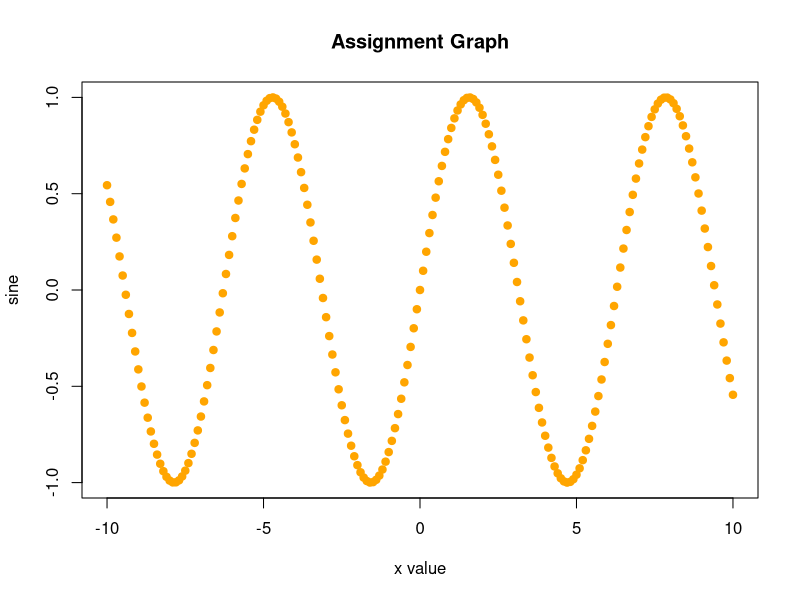

The R script that drew this image:
# 1.       Create a vector called x with a sequence of numbers from -10 to 10 incrementing by 0.1. 
# Create another vector called y which computes the sine (which is a trigonometric function; the syntax is sin()) of the values of x. 
# Create a plot of x and y. Use pch value of 19, add labels to the x and y axis – “x value” and “sine”, add the title “Assignment Graph”. Plot the points in color orange.

x <- seq(-10,10,by=0.1)  #vector called x with a sequence of numbers from -10 to 10 incrementing by 0.1
y <- sin(x)  # Created another vector called y which computes the sine, which is a trigonometric function of the values of x
plot(x,y,pch=19,main = "Assignment Graph",xlab = "x value" ,ylab = "sine" ,col = "orange") #Created a plot of x and y. where pch value of 19, labels to the x and y axis, and the title are added. points are in orange color.

#---------------------------------------------------------------------------------------------

# 2.       Write the expression in R to repeat x, y, and z as follows
# a.       Repeat 7 times as follows
# b.       Repeat x, y 4 times and z twice as follows.

rep(c("x","y","z"),7)
c(rep(c("x","Y"),4),rep("z",2))
